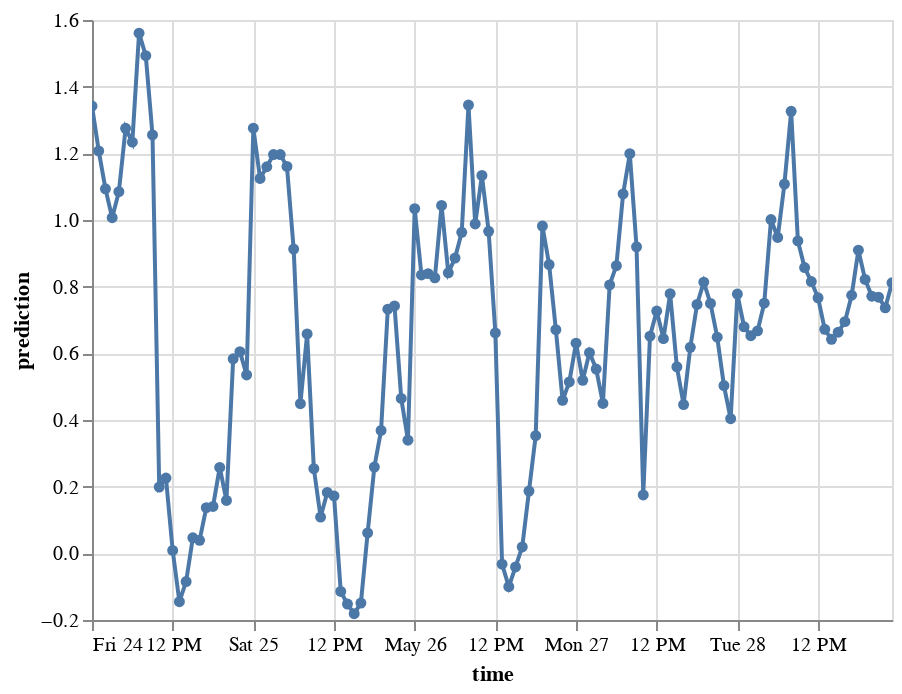

Source (notebook cell):
### Code cell
# Importing Altair for interactive visualization
import altair as alt

# Create Altair chart with line and dots
chart = alt.Chart(predictions_df).mark_line(point=True).encode(
    x='time:T', 
    y='prediction:Q', 
    # Adding tooltips for interactive information display
    tooltip=[alt.Tooltip('time:T', title='Date', format='%Y-%m-%d'), 
             alt.Tooltip('time:T', title='Time', format='%H:%M'), 
             alt.Tooltip('prediction:Q', title='Spot Price (DKK)', format='.2f'),
            ]
)
 
# Display the chart
chart.interactive()

### Figure 1 — Vega-Lite specification as saved in the notebook (floating-point values rounded to 4 significant figures)
{"config": {"view": {"continuousWidth": 400, "continuousHeight": 300}}, "data": {"name": "data-4637dc8100353c5c73f4795fdf33381f"}, "mark": {"type": "line", "point": true}, "encoding": {"tooltip": [{"field": "time", "format": "%Y-%m-%d", "title": "Date", "type": "temporal"}, {"field": "time", "format": "%H:%M", "title": "Time", "type": "temporal"}, {"field": "prediction", "format": ".2f", "title": "Spot Price (DKK)", "type": "quantitative"}], "x": {"field": "time", "type": "temporal"}, "y": {"field": "prediction", "type": "quantitative"}}, "selection": {"selector001": {"type": "interval", "bind": "scales", "encodings": ["x", "y"]}}, "$schema": "https://vega.github.io/schema/vega-lite/v4.17.0.json", "datasets": {"data-4637dc8100353c5c73f4795fdf33381f": [{"prediction": 1.342, "time": "2024-05-24T00:00:00"}, {"prediction": 1.207, "time": "2024-05-24T01:00:00"}, {"prediction": 1.093, "time": "2024-05-24T02:00:00"}, {"prediction": 1.007, "time": "2024-05-24T03:00:00"}, {"prediction": 1.085, "time": "2024-05-24T04:00:00"}, {"prediction": 1.275, "time": "2024-05-24T05:00:00"}, {"prediction": 1.234, "time": "2024-05-24T06:00:00"}, {"prediction": 1.561, "time": "2024-05-24T07:00:00"}, {"prediction": 1.493, "time": "2024-05-24T08:00:00"}, {"prediction": 1.255, "time": "2024-05-24T09:00:00"}, {"prediction": 0.1988, "time": "2024-05-24T10:00:00"}, {"prediction": 0.2257, "time": "2024-05-24T11:00:00"}, {"prediction": 0.008845, "time": "2024-05-24T12:00:00"}, {"prediction": -0.1451, "time": "2024-05-24T13:00:00"}, {"prediction": -0.08456, "time": "2024-05-24T14:00:00"}, {"prediction": 0.04658, "time": "2024-05-24T15:00:00"}, {"prediction": 0.03913, "time": "2024-05-24T16:00:00"}, {"prediction": 0.1368, "time": "2024-05-24T17:00:00"}, {"prediction": 0.1406, "time": "2024-05-24T18:00:00"}, {"prediction": 0.2577, "time": "2024-05-24T19:00:00"}, {"prediction": 0.1586, "time": "2024-05-24T20:00:00"}, {"prediction": 0.5836, "time": "2024-05-24T21:00:00"}, {"prediction": 0.6048, "time": "2024-05-24T22:00:00"}, {"prediction": 0.5352, "time": "2024-05-24T23:00:00"}, {"prediction": 1.276, "time": "2024-05-25T00:00:00"}, {"prediction": 1.125, "time": "2024-05-25T01:00:00"}, {"prediction": 1.16, "time": "2024-05-25T02:00:00"}, {"prediction": 1.196, "time": "2024-05-25T03:00:00"}, {"prediction": 1.196, "time": "2024-05-25T04:00:00"}, {"prediction": 1.161, "time": "2024-05-25T05:00:00"}, {"prediction": 0.9129, "time": "2024-05-25T06:00:00"}, {"prediction": 0.449, "time": "2024-05-25T07:00:00"}, {"prediction": 0.6581, "time": "2024-05-25T08:00:00"}, {"prediction": 0.254, "time": "2024-05-25T09:00:00"}, {"prediction": 0.1089, "time": "2024-05-25T10:00:00"}, {"prediction": 0.1828, "time": "2024-05-25T11:00:00"}, {"prediction": 0.1724, "time": "2024-05-25T12:00:00"}, {"prediction": -0.1145, "time": "2024-05-25T13:00:00"}, {"prediction": -0.1522, "time": "2024-05-25T14:00:00"}, {"prediction": -0.181, "time": "2024-05-25T15:00:00"}, {"prediction": -0.1491, "time": "2024-05-25T16:00:00"}, {"prediction": 0.06142, "time": "2024-05-25T17:00:00"}, {"prediction": 0.259, "time": "2024-05-25T18:00:00"}, {"prediction": 0.3686, "time": "2024-05-25T19:00:00"}, {"prediction": 0.7323, "time": "2024-05-25T20:00:00"}, {"prediction": 0.7423, "time": "2024-05-25T21:00:00"}, {"prediction": 0.4648, "time": "2024-05-25T22:00:00"}, {"prediction": 0.3393, "time": "2024-05-25T23:00:00"}, {"prediction": 1.034, "time": "2024-05-26T00:00:00"}, {"prediction": 0.8351, "time": "2024-05-26T01:00:00"}, {"prediction": 0.8392, "time": "2024-05-26T02:00:00"}, {"prediction": 0.8266, "time": "2024-05-26T03:00:00"}, {"prediction": 1.044, "time": "2024-05-26T04:00:00"}, {"prediction": 0.8415, "time": "2024-05-26T05:00:00"}, {"prediction": 0.8859, "time": "2024-05-26T06:00:00"}, {"prediction": 0.9632, "time": "2024-05-26T07:00:00"}, {"prediction": 1.345, "time": "2024-05-26T08:00:00"}, {"prediction": 0.9881, "time": "2024-05-26T09:00:00"}, {"prediction": 1.134, "time": "2024-05-26T10:00:00"}, {"prediction": 0.9661, "time": "2024-05-26T11:00:00"}, {"prediction": 0.6613, "time": "2024-05-26T12:00:00"}, {"prediction": -0.03267, "time": "2024-05-26T13:00:00"}, {"prediction": -0.1001, "time": "2024-05-26T14:00:00"}, {"prediction": -0.04088, "time": "2024-05-26T15:00:00"}, {"prediction": 0.01926, "time": "2024-05-26T16:00:00"}, {"prediction": 0.1867, "time": "2024-05-26T17:00:00"}, {"prediction": 0.353, "time": "2024-05-26T18:00:00"}, {"prediction": 0.9818, "time": "2024-05-26T19:00:00"}, {"prediction": 0.8665, "time": "2024-05-26T20:00:00"}, {"prediction": 0.6709, "time": "2024-05-26T21:00:00"}, {"prediction": 0.459, "time": "2024-05-26T22:00:00"}, {"prediction": 0.5141, "time": "2024-05-26T23:00:00"}, {"prediction": 0.6305, "time": "2024-05-27T00:00:00"}, {"prediction": 0.5191, "time": "2024-05-27T01:00:00"}, {"prediction": 0.6022, "time": "2024-05-27T02:00:00"}, {"prediction": 0.5527, "time": "2024-05-27T03:00:00"}, {"prediction": 0.4497, "time": "2024-05-27T04:00:00"}, {"prediction": 0.8053, "time": "2024-05-27T05:00:00"}, {"prediction": 0.8629, "time": "2024-05-27T06:00:00"}, {"prediction": 1.078, "time": "2024-05-27T07:00:00"}, {"prediction": 1.199, "time": "2024-05-27T08:00:00"}, {"prediction": 0.9197, "time": "2024-05-27T09:00:00"}, {"prediction": 0.1752, "time": "2024-05-27T10:00:00"}, {"prediction": 0.6515, "time": "2024-05-27T11:00:00"}, {"prediction": 0.727, "time": "2024-05-27T12:00:00"}, {"prediction": 0.6441, "time": "2024-05-27T13:00:00"}, {"prediction": 0.7789, "time": "2024-05-27T14:00:00"}, {"prediction": 0.5595, "time": "2024-05-27T15:00:00"}, {"prediction": 0.4462, "time": "2024-05-27T16:00:00"}, {"prediction": 0.6182, "time": "2024-05-27T17:00:00"}, {"prediction": 0.7466, "time": "2024-05-27T18:00:00"}, {"prediction": 0.8137, "time": "2024-05-27T19:00:00"}, {"prediction": 0.7498, "time": "2024-05-27T20:00:00"}, {"prediction": 0.6486, "time": "2024-05-27T21:00:00"}, {"prediction": 0.5032, "time": "2024-05-27T22:00:00"}, {"prediction": 0.4038, "time": "2024-05-27T23:00:00"}, {"prediction": 0.7779, "time": "2024-05-28T00:00:00"}, {"prediction": 0.6796, "time": "2024-05-28T01:00:00"}, {"prediction": 0.6529, "time": "2024-05-28T02:00:00"}, {"prediction": 0.6674, "time": "2024-05-28T03:00:00"}, {"prediction": 0.7506, "time": "2024-05-28T04:00:00"}, {"prediction": 1.001, "time": "2024-05-28T05:00:00"}, {"prediction": 0.9476, "time": "2024-05-28T06:00:00"}, {"prediction": 1.108, "time": "2024-05-28T07:00:00"}, {"prediction": 1.326, "time": "2024-05-28T08:00:00"}, {"prediction": 0.9373, "time": "2024-05-28T09:00:00"}, {"prediction": 0.8573, "time": "2024-05-28T10:00:00"}, {"prediction": 0.8153, "time": "2024-05-28T11:00:00"}, {"prediction": 0.7666, "time": "2024-05-28T12:00:00"}, {"prediction": 0.672, "time": "2024-05-28T13:00:00"}, {"prediction": 0.642, "time": "2024-05-28T14:00:00"}, {"prediction": 0.6635, "time": "2024-05-28T15:00:00"}, {"prediction": 0.6951, "time": "2024-05-28T16:00:00"}, {"prediction": 0.7742, "time": "2024-05-28T17:00:00"}, {"prediction": 0.9094, "time": "2024-05-28T18:00:00"}, {"prediction": 0.8217, "time": "2024-05-28T19:00:00"}, {"prediction": 0.7713, "time": "2024-05-28T20:00:00"}, {"prediction": 0.7684, "time": "2024-05-28T21:00:00"}, {"prediction": 0.7366, "time": "2024-05-28T22:00:00"}, {"prediction": 0.8115, "time": "2024-05-28T23:00:00"}]}}
